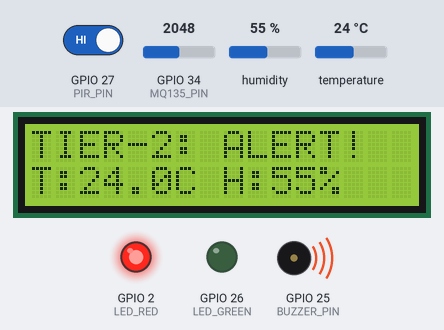
The sketch below on a simulated ESP32. Shown: 16×2 character LCD, output pins drawn as LEDs (lit = HIGH), buzzer (waves = sounding, pin HIGH). The test bench sets the inputs (shaded band); at power-on: temperature 24 °C, GPIO 34 (MQ135_PIN) = 2048, GPIO 27 (PIR_PIN) HIGH, humidity 55 %. What the sketch prints to the serial monitor is not drawn.

Above: at 3.2 s.
3.3 s: temperature set to 41 °C
At 5.67 s:
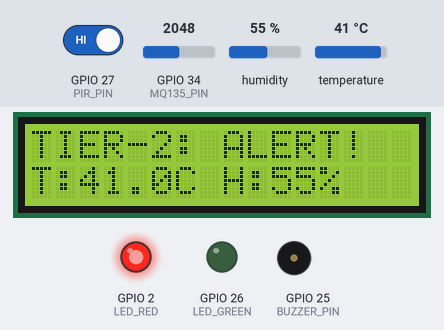
At 6.2 s:
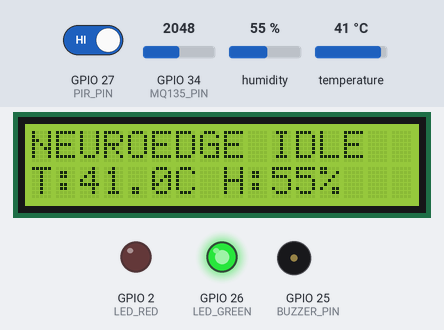
6.5 s: GPIO 34 (MQ135_PIN) set to 4055
At 6.94 s:
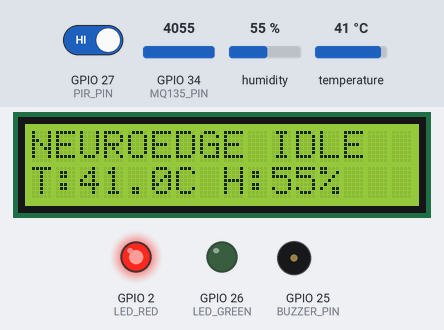
12.9 s: GPIO 34 (MQ135_PIN) set to 4095
19.3 s: GPIO 27 (PIR_PIN) driven LOW
25.7 s: GPIO 34 (MQ135_PIN) set to 610
At 28.8 s:
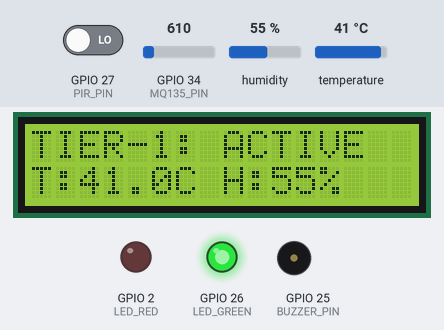
29.6 s: GPIO 34 (MQ135_PIN) set to 576
Timing chart, 0 to 37.0 s (numbered marks = the images above; inputs shaded):
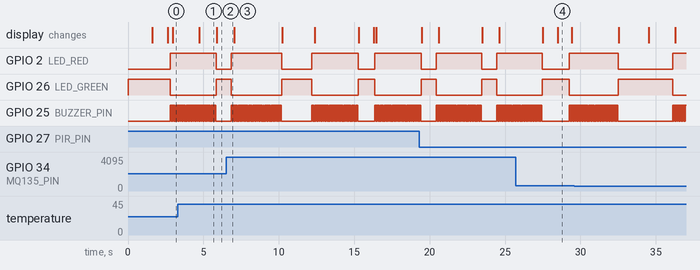

The sketch:

neuroedge_esp32.ino
```cpp
/**
 * ═══════════════════════════════════════════════════════════════════════
 *  NeuroEdge — ESP32 Neuromorphic Edge Intelligence Firmware
 *  Version: 1.0
 * ═══════════════════════════════════════════════════════════════════════
 *
 *  HARDWARE REQUIRED:
 *  ──────────────────
 *  - ESP32 DevKit V1 (or any 38-pin ESP32)
 *  - DHT22 Temperature & Humidity Sensor
 *  - MQ135 Air Quality Sensor (analog output)
 *  - PIR Motion Sensor (HC-SR501 or similar)
 *  - 16x2 LCD Display (I2C, address 0x27)
 *  - Piezo Buzzer
 *  - Green LED (Status)
 *  - Red LED (Alert)
 *  - 220Ω resistors for LEDs
 *
 *  PIN MAPPING:
 *  ─────────────
 *  DHT22     → GPIO 15
 *  MQ135     → GPIO 34 (ADC1)
 *  PIR       → GPIO 27
 *  LCD SDA   → GPIO 21
 *  LCD SCL   → GPIO 22
 *  Buzzer    → GPIO 25
 *  Green LED → GPIO 26
 *  Red LED   → GPIO 2 (built-in LED)
 *
 *  REQUIRED LIBRARIES (install via Arduino IDE Library Manager):
 *  ─────────────────────────────────────────────────────────────
 *  - DHT sensor library by Adafruit
 *  - Adafruit Unified Sensor
 *  - LiquidCrystal I2C by Frank de Brabander
 *
 * ═══════════════════════════════════════════════════════════════════════
 */

#include <DHT.h>
#include <Wire.h>
#include <LiquidCrystal_I2C.h>

// ─── PIN DEFINITIONS ──────────────────────────────────────────────────
#define DHT_PIN       15
#define MQ135_PIN     34
#define PIR_PIN       27
#define BUZZER_PIN    25
#define LED_GREEN     26
#define LED_RED       2

// ─── SENSOR SETUP ────────────────────────────────────────────────────
#define DHT_TYPE DHT22
DHT dht(DHT_PIN, DHT_TYPE);

// LCD with I2C — address 0x27, 16 columns, 2 rows
LiquidCrystal_I2C lcd(0x27, 16, 2);

// ─── LIF NEURON STRUCTURE ─────────────────────────────────────────────
// Leaky Integrate-and-Fire model for each sensor channel.
// Each sensor feeds one neuron. When membrane_potential crosses
// threshold, the neuron "spikes" — triggering a tier escalation.
struct LIFNeuron {
  float membrane_potential; // Current charge accumulated
  float threshold;          // Voltage needed to fire
  float decay;              // How fast charge leaks out (0–1)
  int   refractory_counter; // Ticks remaining before it can fire again
  int   refractory_period;  // How many ticks to stay silent after spike
  bool  spiked;             // True if neuron fired this tick
};

// ─── NEURON INSTANCES ─────────────────────────────────────────────────
LIFNeuron neuron_temp   = {0, 1.0, 0.85, 0, 3, false};
LIFNeuron neuron_humid  = {0, 1.0, 0.90, 0, 3, false};
LIFNeuron neuron_motion = {0, 0.8, 0.70, 0, 2, false};
LIFNeuron neuron_air    = {0, 1.0, 0.88, 0, 3, false};

// ─── SYSTEM STATE ─────────────────────────────────────────────────────
int   currentTier   = 0;        // 0=IDLE, 1=ACTIVE, 2=ALERT
int   spikeCount    = 0;        // Total spikes recorded
float totalEnergy_uJ = 0.0;     // Cumulative microjoule consumption
unsigned long lastTick = 0;     // Timestamp of last tick
unsigned long tierStartTime = 0;// When current tier began

// ─── POWER MODEL (µW per tier) ───────────────────────────────────────
const float POWER_TIER0_UW = 8.5;
const float POWER_TIER1_UW = 150.0;
const float POWER_TIER2_UW = 2200.0;

// ─── TICK INTERVALS ──────────────────────────────────────────────────
const unsigned long TICK_TIER0_MS = 1000;  // 1 Hz in idle
const unsigned long TICK_TIER1_MS = 100;   // 10 Hz in active
const unsigned long TICK_TIER2_MS = 20;    // 50 Hz in alert

// ─── FUNCTION: Step a LIF Neuron ─────────────────────────────────────
// Feeds input_current into the neuron, applies decay, checks for spike.
// Returns true if the neuron fired this step.
bool stepNeuron(LIFNeuron &n, float input_current) {
  n.spiked = false;

  // Neuron is in refractory period — cannot fire, just decay
  if (n.refractory_counter > 0) {
    n.refractory_counter--;
    n.membrane_potential *= n.decay;
    return false;
  }

  // Integrate: accumulate input and apply leak
  n.membrane_potential = n.membrane_potential * n.decay + input_current;

  // Clamp to prevent runaway
  n.membrane_potential = constrain(n.membrane_potential, 0.0, 2.0);

  // Threshold check — does it fire?
  if (n.membrane_potential >= n.threshold) {
    n.spiked = true;
    n.membrane_potential = 0.0; // Reset after spike
    n.refractory_counter = n.refractory_period;
  }

  return n.spiked;
}

// ─── FUNCTION: Normalize a sensor value to 0–1 ───────────────────────
float normalize(float value, float minVal, float maxVal) {
  return constrain((value - minVal) / (maxVal - minVal), 0.0, 1.0);
}

// ─── FUNCTION: Determine processing tier ─────────────────────────────
// Tier escalates based on how many neurons simultaneously spiked.
int determineTier(bool tSpike, bool hSpike, bool mSpike, bool aSpike) {
  int spikeSum = (int)tSpike + (int)hSpike + (int)mSpike + (int)aSpike;
  if (spikeSum == 0) return 0;       // No activity
  if (spikeSum >= 2) return 2;       // Compound event → ALERT
  return 1;                           // Single spike → ACTIVE
}

// ─── FUNCTION: Update LCD ─────────────────────────────────────────────
void updateLCD(float temp, float humid, int tier, const char* event) {
  lcd.clear();
  lcd.setCursor(0, 0);

  if (tier == 0) {
    lcd.print("NEUROEDGE IDLE");
  } else if (tier == 1) {
    lcd.print("TIER-1: ACTIVE");
  } else {
    lcd.print("TIER-2: ALERT!");
  }

  lcd.setCursor(0, 1);
  // Show temp and humidity on second line
  char buf[17];
  snprintf(buf, sizeof(buf), "T:%.1fC H:%.0f%%", temp, humid);
  lcd.print(buf);
}

// ─── FUNCTION: Set output indicators ─────────────────────────────────
void setOutputs(int tier) {
  if (tier == 0) {
    digitalWrite(LED_GREEN, HIGH);
    digitalWrite(LED_RED, LOW);
    digitalWrite(BUZZER_PIN, LOW);
  } else if (tier == 1) {
    digitalWrite(LED_GREEN, HIGH);
    digitalWrite(LED_RED, LOW);
    digitalWrite(BUZZER_PIN, LOW);
  } else {
    // ALERT — red LED and buzzer pulse
    digitalWrite(LED_GREEN, LOW);
    digitalWrite(LED_RED, HIGH);
    // Short buzzer pulse
    digitalWrite(BUZZER_PIN, HIGH);
    delay(50);
    digitalWrite(BUZZER_PIN, LOW);
  }
}

// ─── FUNCTION: Compute & log power ───────────────────────────────────
float computePower(int tier, unsigned long dt_ms) {
  float power_uw = 0;
  if (tier == 0) power_uw = POWER_TIER0_UW;
  else if (tier == 1) power_uw = POWER_TIER1_UW;
  else power_uw = POWER_TIER2_UW;

  // Energy (µJ) = Power (µW) × Time (s)
  totalEnergy_uJ += power_uw * (dt_ms / 1000.0);

  return power_uw;
}

// ─── SETUP ────────────────────────────────────────────────────────────
void setup() {
  Serial.begin(115200);
  Serial.println("=== NeuroEdge v1.0 Booting ===");

  // Init sensors
  dht.begin();
  pinMode(PIR_PIN, INPUT);

  // Init outputs
  pinMode(LED_GREEN, OUTPUT);
  pinMode(LED_RED, OUTPUT);
  pinMode(BUZZER_PIN, OUTPUT);
  digitalWrite(LED_GREEN, HIGH);
  digitalWrite(LED_RED, LOW);
  digitalWrite(BUZZER_PIN, LOW);

  // Init LCD
  lcd.init();
  lcd.backlight();
  lcd.setCursor(0, 0);
  lcd.print("NeuroEdge v1.0");
  lcd.setCursor(0, 1);
  lcd.print("Initializing...");
  delay(1500);
  lcd.clear();

  lastTick = millis();
  Serial.println("[BOOT] Sensors ready. SNN online.");
}

// ─── MAIN LOOP ────────────────────────────────────────────────────────
void loop() {
  unsigned long now = millis();

  // Determine tick interval based on current tier
  unsigned long tickInterval = TICK_TIER0_MS;
  if (currentTier == 1) tickInterval = TICK_TIER1_MS;
  else if (currentTier == 2) tickInterval = TICK_TIER2_MS;

  // Only process on tick boundary — no blocking delay()
  if (now - lastTick < tickInterval) return;

  unsigned long dt_ms = now - lastTick;
  lastTick = now;

  // ── READ SENSORS ──────────────────────────────────────────────────
  float temperature = dht.readTemperature();
  float humidity    = dht.readHumidity();
  int   pir_raw     = digitalRead(PIR_PIN);
  int   mq135_raw   = analogRead(MQ135_PIN); // 0–4095

  // Handle DHT read failure gracefully
  if (isnan(temperature)) temperature = 25.0;
  if (isnan(humidity))    humidity    = 50.0;

  // ── NORMALIZE TO 0–1 ──────────────────────────────────────────────
  float temp_norm   = normalize(temperature, 15.0, 40.0);
  float humid_norm  = normalize(humidity, 20.0, 90.0);
  float pir_norm    = (float)pir_raw; // Already 0 or 1
  float air_norm    = normalize((float)mq135_raw, 0.0, 4095.0);

  // ── STEP LIF NEURONS ──────────────────────────────────────────────
  bool t_spike = stepNeuron(neuron_temp,   temp_norm);
  bool h_spike = stepNeuron(neuron_humid,  humid_norm);
  bool m_spike = stepNeuron(neuron_motion, pir_norm);
  bool a_spike = stepNeuron(neuron_air,    air_norm);

  if (t_spike) spikeCount++;
  if (h_spike) spikeCount++;
  if (m_spike) spikeCount++;
  if (a_spike) spikeCount++;

  // ── LOG SPIKES ────────────────────────────────────────────────────
  if (t_spike) Serial.printf("[SPIKE] sensor=temp,  membrane=%.3f, threshold=%.2f\n", 0.0, neuron_temp.threshold);
  if (h_spike) Serial.printf("[SPIKE] sensor=humid, membrane=%.3f, threshold=%.2f\n", 0.0, neuron_humid.threshold);
  if (m_spike) Serial.printf("[SPIKE] sensor=motion,membrane=%.3f, threshold=%.2f\n", 0.0, neuron_motion.threshold);
  if (a_spike) Serial.printf("[SPIKE] sensor=air,   membrane=%.3f, threshold=%.2f\n", 0.0, neuron_air.threshold);

  // ── TIER CLASSIFICATION ───────────────────────────────────────────
  int newTier = determineTier(t_spike, h_spike, m_spike, a_spike);

  // Auto-decay back to tier 0 after 3 seconds of no spikes
  if (newTier == 0 && currentTier > 0) {
    if (now - tierStartTime > 3000) {
      currentTier = 0;
      Serial.println("[TIER] level=0, trigger=timeout_decay");
    }
  } else if (newTier > currentTier) {
    currentTier = newTier;
    tierStartTime = now;
    const char* trigger = (newTier == 2) ? "compound_spike" : "single_spike";
    Serial.printf("[TIER] level=%d, trigger=%s\n", currentTier, trigger);
  }

  // ── POWER TRACKING ────────────────────────────────────────────────
  float power_uw = computePower(currentTier, dt_ms);
  Serial.printf("[POWER] tier=%d, power_uw=%.2f, total_uj=%.2f\n",
                currentTier, power_uw, totalEnergy_uJ);

  // ── OUTPUTS ───────────────────────────────────────────────────────
  setOutputs(currentTier);
  updateLCD(temperature, humidity, currentTier, "");

  // ── HEARTBEAT STATUS ──────────────────────────────────────────────
  Serial.printf("[STATUS] T=%.1fC H=%.1f%% AQ=%d PIR=%d | Tier=%d | Spikes=%d\n",
                temperature, humidity, mq135_raw, pir_raw,
                currentTier, spikeCount);
}
```

Measured:
- after the input at 3.3 s, the display: changes after 1.4 s (image 1)
- after the input at 25.7 s, the display: first differs from a run without the input after 2.8 s (image 4)
- what the display in image 4 shows lasts 0.9 s, from 28.5 s to 29.4 s
